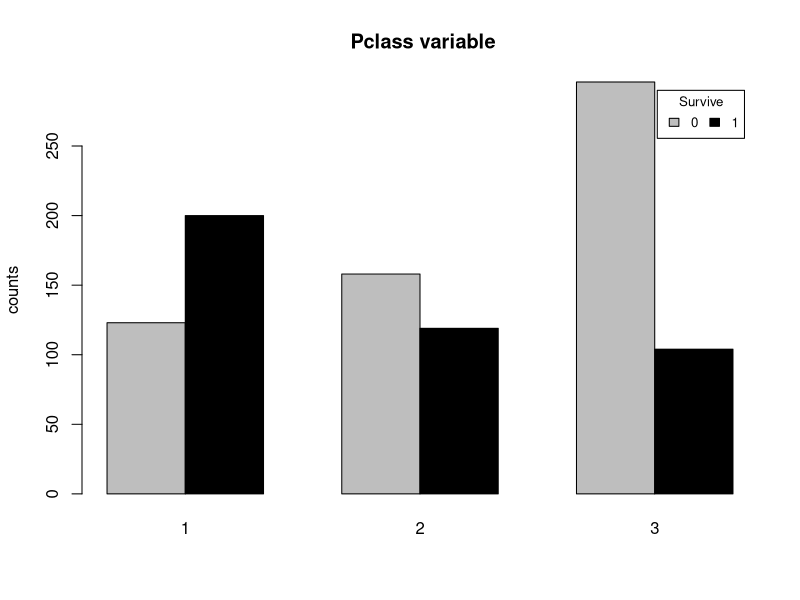

Reproduce this figure in R. (Note: this script raises an error after producing the figure.)
library(magrittr)
library(ggplot2)

# Read the titanicTrain data and store it in train

train <- read.csv("titanicTrain.csv")
train <- train[c(1:1000),]

# Train data 上面的NA
str(train)
sapply(train, function(x) {sum(is.na(x))})

## Pclass ##
train$pclass <- train$pclass %>% as.factor
Pclass <- cbind(summary(train$pclass[train$survived==0]),summary(train$pclass[train$survived==1]))
Pclass <- Pclass %>% t
rownames(Pclass) <- c("0","1")
barplot(Pclass,col=c("gray","black"),main=" Pclass variable",beside=TRUE,ylab="counts")
legend("topright", inset=.02,title="Survive",
       c("0","1"), fill=c("gray","black"), horiz=TRUE, cex=0.8)

## Sex ##
train$sex <- train$sex %>% as.factor
sex <- cbind(summary(train$sex[train$survived==0]),summary(train$sex[train$survived==1]))
sex <- sex[-1,] %>% t
rownames(sex) <- c("0","1")
barplot(sex,col=c("gray","black"),main=" sex variable",beside=TRUE,ylab="counts")
legend("topright", inset=.02,title="Survive",
       c("0","1"), fill=c("gray","black"), horiz=TRUE, cex=0.8)


## embarked ##
train$embarked <- train$embarked %>% as.factor
summary(train$embarked[train$survived==0])
summary(train$embarked[train$survived==1])
embark <- cbind(summary(train$embarked[train$survived==0]),summary(train$embarked[train$survived==1]))
embark <- embark[-1,] %>% t
rownames(embark) <- c("0","1")

barplot(embark,col=c("gray","black"),main=" embarked variable",beside=TRUE,ylab="counts")
legend("topright", inset=.02,title="Survive",
       c("0","1"), fill=c("gray","black"), horiz=TRUE, cex=0.8)

## family = sibsp + parch + 1  ##

family <- train$parch + train$sibsp + 1
train <- cbind(train,family)

ps0 <- train$family[train$survived==0] %>% as.factor %>% summary
ps1 <- train$family[train$survived==1] %>% as.factor %>% summary %>% c(.,0)
family <- rbind(ps0,ps1)
rm(ps0)
rm(ps1)

barplot(family,col=c("gray","black"),main="family",beside=TRUE,ylab="counts",xlab="Number of people")
legend("topright", inset=.02,title="Survive",
       c("0","1"), fill=c("gray","black"), horiz=TRUE, cex=0.8)


## boat ##
newboat <- sapply(train$boat,function(x){
  if(x=="") x<- "Not On"
  else x<- "On"
})

train <- cbind(train,newboat)
boatdead <- train$newboat[train$survived==0] %>% as.factor %>% summary
boatSurvive <- train$newboat[train$survived==1] %>% as.factor %>% summary
boat <- rbind(boatdead,boatSurvive)
rm(boatdead)
rm(boatSurvive)
boat
rownames(boat) <- c("0","1")
colnames(boat) <- c("on boat","not on boat")
barplot(boat,col=c("gray","black"),main="boat",beside=TRUE,ylab="counts",xlab="Number of people")
legend("topright", inset=.02,title="Survive",
       c("0","1"), fill=c("gray","black"), horiz=TRUE, cex=0.8)


## body ##

